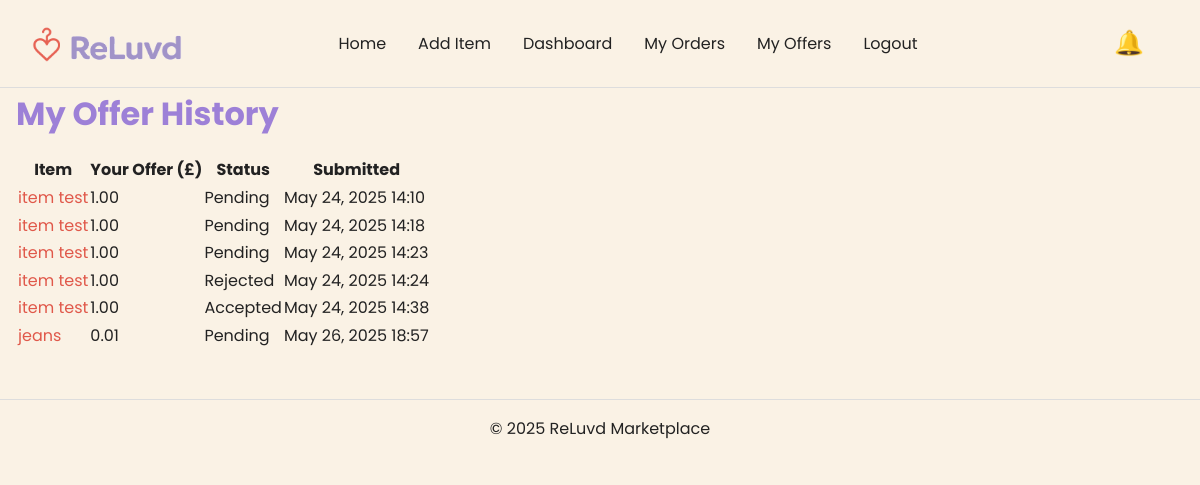
The page /checkout/my-offers/ (signed in) on the database as committed earlier.
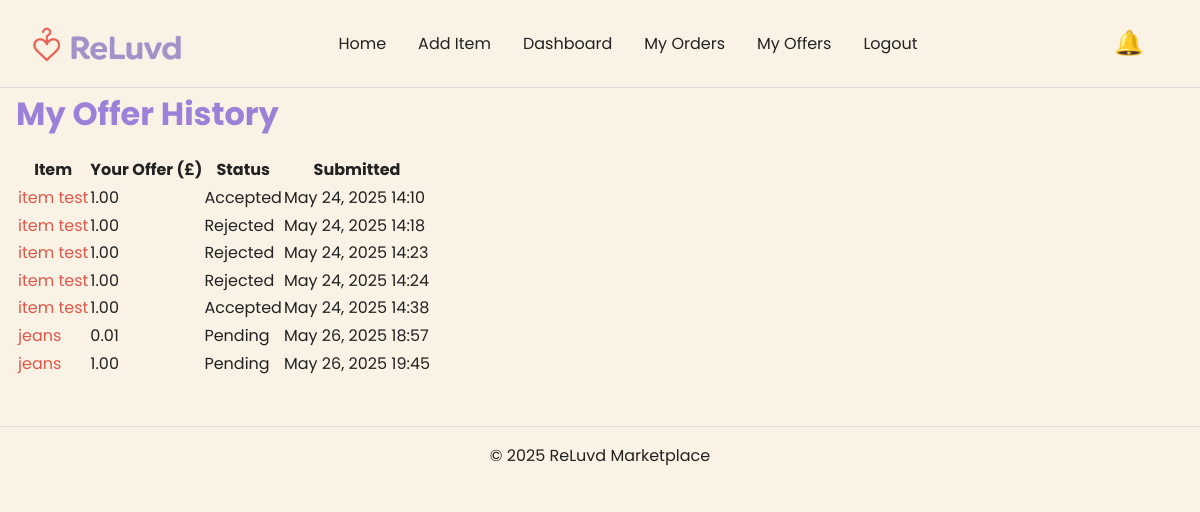
The same page on the database as committed later.
### checkout/models.py (models this page shows, shortened)
class Order(models.Model):
    STATUS_CHOICES = [
        ("pending", "Pending"),
        ("accepted", "Accepted"),
        ("rejected", "Rejected"),
    ]
    item = models.ForeignKey(
        Item, on_delete=models.CASCADE, related_name="checkout_orders"
    )
    buyer = models.ForeignKey(settings.AUTH_USER_MODEL, on_delete=models.CASCADE)
    price = models.DecimalField(max_digits=10, decimal_places=2)
    is_offer = models.BooleanField(default=False)
    offer_note = models.TextField(blank=True)
    created_at = models.DateTimeField(auto_now_add=True)
    status = models.CharField(
        max_length=10, choices=STATUS_CHOICES, default="pending"
    )  # ✅ new

### items/models.py (models this page shows, shortened)
class Item(models.Model):
    CATEGORY_CHOICES = [
        ("fashion", "Fashion"),
        ("electronics", "Electronics"),
        ("books", "Books"),
        ("home", "Home"),
        ("other", "Other"),
    ]
    title = models.CharField(max_length=100)
    description = models.TextField()
    category = models.CharField(max_length=20, choices=CATEGORY_CHOICES)
    price = models.DecimalField(max_digits=8, decimal_places=2)
    image = models.ImageField(upload_to="item_images/", blank=True, null=True)
    seller = models.ForeignKey(User, on_delete=models.CASCADE, related_name="items")
    date_posted = models.DateTimeField(auto_now_add=True)
    is_sold = models.BooleanField(default=False)
    quantity = models.PositiveIntegerField(default=1)

### checkout/views.py (the view)
# urls.py: path("my-offers/", views.my_offers, name="my_offers"),
@login_required
def my_offers(request):
    offers = Order.objects.filter(buyer=request.user, is_offer=True).select_related(
        "item"
    )
    return render(request, "checkout/my_offers.html", {"offers": offers})

### items/context_processors.py (called while the page is built)
def notifications(request):
    return {"notifications": get_notifications(request.user)}

### items/utils.py (called while the page is built)
def get_notifications(user):
    if not user.is_authenticated:
        return []
    items = Item.objects.filter(seller=user)
    message_notes = Message.objects.filter(item__in=items).order_by("-created_at")[:5]
    offer_notes = Order.objects.filter(item__in=items, is_offer=True).order_by(
        "-created_at"
    )[:5]
    sold_notes = Item.objects.filter(seller=user, is_sold=True).order_by(
        "-date_posted"
    )[:5]
    return {
        "messages": message_notes,
        "offers": offer_notes,
        "sales": sold_notes,
    }

### templates/checkout/my_offers.html
{% extends "base.html" %}
{% block content %}
<main role="main" aria-labelledby="my-offers-heading">
    <h2 id="my-offers-heading">My Offer History</h2>
    {% if offers %}
    <table aria-describedby="my-offers-heading">
        <thead>
            <tr>
                <th scope="col">Item</th>
                <th scope="col">Your Offer (£)</th>
                <th scope="col">Status</th>
                <th scope="col">Submitted</th>
            </tr>
        </thead>
        <tbody>
            {% for offer in offers %}
            <tr>
                <td>
                    <a href="{% url 'item_detail' offer.item.id %}" aria-label="View item {{ offer.item.title }}">
                        {{ offer.item.title }}
                    </a>
                </td>
                <td>{{ offer.price }}</td>
                <td>{{ offer.status|title }}</td>
                <td>{{ offer.created_at|date:"M d, Y H:i" }}</td>
            </tr>
            {% endfor %}
        </tbody>
    </table>
    {% else %}
    <p>You haven’t made any offers yet.</p>
    {% endif %}
</main>
{% endblock %}

Rows that differ between the two databases and show on the page:
changed Order "May 24, 2025 14:10": status "Pending" → "Accepted"
changed Order "May 24, 2025 14:18": status "Pending" → "Rejected"
changed Order "May 24, 2025 14:23": status "Pending" → "Rejected"
added Order: item "jeans", price "1.00", status "Pending", created_at "May 26, 2025 19:45"
